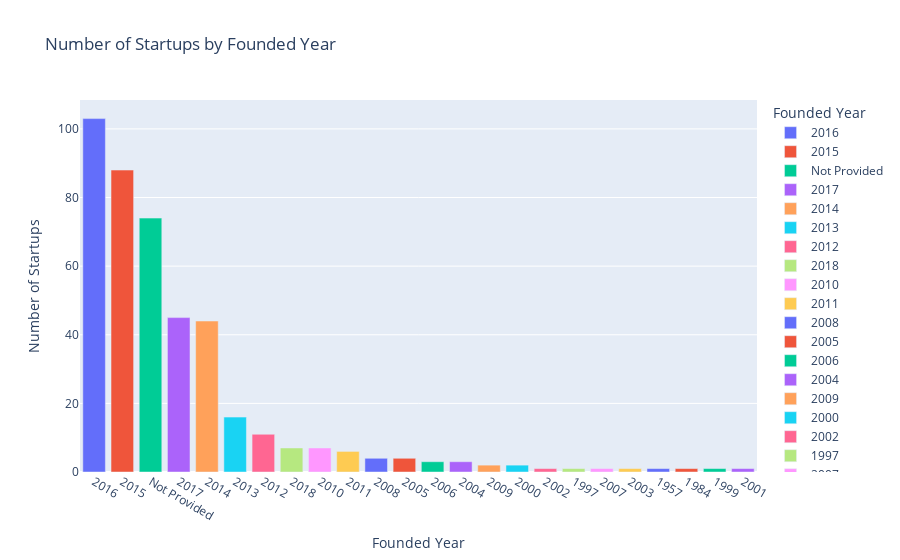

Notebook code cell kept with this figure:
### Code cell
import plotly.express as px

# Group startups by founded year and count the number of startups in each year
startup_year_counts = Startups['Founded Year'].value_counts().reset_index()
startup_year_counts.columns = ['Founded Year', 'Count']

# Create the Plotly graph
fig = px.bar(startup_year_counts, x='Founded Year', y='Count', title='Number of Startups by Founded Year', 
            labels={'Count': 'Number of Startups', 'Founded Year': 'Founded Year'}, 
            color='Founded Year', color_continuous_scale=px.colors.sequential.Viridis)

# Show the graph
fig.show()

### Figure 1 — Plotly figure (JSON) as saved in the notebook; plotly's stock layout.template omitted (floating-point values rounded to 4 significant figures)
{"data": [{"alignmentgroup": "True", "hovertemplate": "Founded Year=%{x}<br>Number of Startups=%{y}<extra></extra>", "legendgroup": "2016", "marker": {"color": "#636efa", "pattern": {"shape": ""}}, "name": "2016", "offsetgroup": "2016", "orientation": "v", "showlegend": true, "textposition": "auto", "type": "bar", "x": ["2016"], "xaxis": "x", "y": [103], "yaxis": "y"}, {"alignmentgroup": "True", "hovertemplate": "Founded Year=%{x}<br>Number of Startups=%{y}<extra></extra>", "legendgroup": "2015", "marker": {"color": "#EF553B", "pattern": {"shape": ""}}, "name": "2015", "offsetgroup": "2015", "orientation": "v", "showlegend": true, "textposition": "auto", "type": "bar", "x": ["2015"], "xaxis": "x", "y": [88], "yaxis": "y"}, {"alignmentgroup": "True", "hovertemplate": "Founded Year=%{x}<br>Number of Startups=%{y}<extra></extra>", "legendgroup": "Not Provided", "marker": {"color": "#00cc96", "pattern": {"shape": ""}}, "name": "Not Provided", "offsetgroup": "Not Provided", "orientation": "v", "showlegend": true, "textposition": "auto", "type": "bar", "x": ["Not Provided"], "xaxis": "x", "y": [74], "yaxis": "y"}, {"alignmentgroup": "True", "hovertemplate": "Founded Year=%{x}<br>Number of Startups=%{y}<extra></extra>", "legendgroup": "2017", "marker": {"color": "#ab63fa", "pattern": {"shape": ""}}, "name": "2017", "offsetgroup": "2017", "orientation": "v", "showlegend": true, "textposition": "auto", "type": "bar", "x": ["2017"], "xaxis": "x", "y": [45], "yaxis": "y"}, {"alignmentgroup": "True", "hovertemplate": "Founded Year=%{x}<br>Number of Startups=%{y}<extra></extra>", "legendgroup": "2014", "marker": {"color": "#FFA15A", "pattern": {"shape": ""}}, "name": "2014", "offsetgroup": "2014", "orientation": "v", "showlegend": true, "textposition": "auto", "type": "bar", "x": ["2014"], "xaxis": "x", "y": [44], "yaxis": "y"}, {"alignmentgroup": "True", "hovertemplate": "Founded Year=%{x}<br>Number of Startups=%{y}<extra></extra>", "legendgroup": "2013", "marker": {"color": "#19d3f3", "pattern": {"shape": ""}}, "name": "2013", "offsetgroup": "2013", "orientation": "v", "showlegend": true, "textposition": "auto", "type": "bar", "x": ["2013"], "xaxis": "x", "y": [16], "yaxis": "y"}, {"alignmentgroup": "True", "hovertemplate": "Founded Year=%{x}<br>Number of Startups=%{y}<extra></extra>", "legendgroup": "2012", "marker": {"color": "#FF6692", "pattern": {"shape": ""}}, "name": "2012", "offsetgroup": "2012", "orientation": "v", "showlegend": true, "textposition": "auto", "type": "bar", "x": ["2012"], "xaxis": "x", "y": [11], "yaxis": "y"}, {"alignmentgroup": "True", "hovertemplate": "Founded Year=%{x}<br>Number of Startups=%{y}<extra></extra>", "legendgroup": "2018", "marker": {"color": "#B6E880", "pattern": {"shape": ""}}, "name": "2018", "offsetgroup": "2018", "orientation": "v", "showlegend": true, "textposition": "auto", "type": "bar", "x": ["2018"], "xaxis": "x", "y": [7], "yaxis": "y"}, {"alignmentgroup": "True", "hovertemplate": "Founded Year=%{x}<br>Number of Startups=%{y}<extra></extra>", "legendgroup": "2010", "marker": {"color": "#FF97FF", "pattern": {"shape": ""}}, "name": "2010", "offsetgroup": "2010", "orientation": "v", "showlegend": true, "textposition": "auto", "type": "bar", "x": ["2010"], "xaxis": "x", "y": [7], "yaxis": "y"}, {"alignmentgroup": "True", "hovertemplate": "Founded Year=%{x}<br>Number of Startups=%{y}<extra></extra>", "legendgroup": "2011", "marker": {"color": "#FECB52", "pattern": {"shape": ""}}, "name": "2011", "offsetgroup": "2011", "orientation": "v", "showlegend": true, "textposition": "auto", "type": "bar", "x": ["2011"], "xaxis": "x", "y": [6], "yaxis": "y"}, {"alignmentgroup": "True", "hovertemplate": "Founded Year=%{x}<br>Number of Startups=%{y}<extra></extra>", "legendgroup": "2008", "marker": {"color": "#636efa", "pattern": {"shape": ""}}, "name": "2008", "offsetgroup": "2008", "orientation": "v", "showlegend": true, "textposition": "auto", "type": "bar", "x": ["2008"], "xaxis": "x", "y": [4], "yaxis": "y"}, {"alignmentgroup": "True", "hovertemplate": "Founded Year=%{x}<br>Number of Startups=%{y}<extra></extra>", "legendgroup": "2005", "marker": {"color": "#EF553B", "pattern": {"shape": ""}}, "name": "2005", "offsetgroup": "2005", "orientation": "v", "showlegend": true, "textposition": "auto", "type": "bar", "x": ["2005"], "xaxis": "x", "y": [4], "yaxis": "y"}, {"alignmentgroup": "True", "hovertemplate": "Founded Year=%{x}<br>Number of Startups=%{y}<extra></extra>", "legendgroup": "2006", "marker": {"color": "#00cc96", "pattern": {"shape": ""}}, "name": "2006", "offsetgroup": "2006", "orientation": "v", "showlegend": true, "textposition": "auto", "type": "bar", "x": ["2006"], "xaxis": "x", "y": [3], "yaxis": "y"}, {"alignmentgroup": "True", "hovertemplate": "Founded Year=%{x}<br>Number of Startups=%{y}<extra></extra>", "legendgroup": "2004", "marker": {"color": "#ab63fa", "pattern": {"shape": ""}}, "name": "2004", "offsetgroup": "2004", "orientation": "v", "showlegend": true, "textposition": "auto", "type": "bar", "x": ["2004"], "xaxis": "x", "y": [3], "yaxis": "y"}, {"alignmentgroup": "True", "hovertemplate": "Founded Year=%{x}<br>Number of Startups=%{y}<extra></extra>", "legendgroup": "2009", "marker": {"color": "#FFA15A", "pattern": {"shape": ""}}, "name": "2009", "offsetgroup": "2009", "orientation": "v", "showlegend": true, "textposition": "auto", "type": "bar", "x": ["2009"], "xaxis": "x", "y": [2], "yaxis": "y"}, {"alignmentgroup": "True", "hovertemplate": "Founded Year=%{x}<br>Number of Startups=%{y}<extra></extra>", "legendgroup": "2000", "marker": {"color": "#19d3f3", "pattern": {"shape": ""}}, "name": "2000", "offsetgroup": "2000", "orientation": "v", "showlegend": true, "textposition": "auto", "type": "bar", "x": ["2000"], "xaxis": "x", "y": [2], "yaxis": "y"}, {"alignmentgroup": "True", "hovertemplate": "Founded Year=%{x}<br>Number of Startups=%{y}<extra></extra>", "legendgroup": "2002", "marker": {"color": "#FF6692", "pattern": {"shape": ""}}, "name": "2002", "offsetgroup": "2002", "orientation": "v", "showlegend": true, "textposition": "auto", "type": "bar", "x": ["2002"], "xaxis": "x", "y": [1], "yaxis": "y"}, {"alignmentgroup": "True", "hovertemplate": "Founded Year=%{x}<br>Number of Startups=%{y}<extra></extra>", "legendgroup": "1997", "marker": {"color": "#B6E880", "pattern": {"shape": ""}}, "name": "1997", "offsetgroup": "1997", "orientation": "v", "showlegend": true, "textposition": "auto", "type": "bar", "x": ["1997"], "xaxis": "x", "y": [1], "yaxis": "y"}, {"alignmentgroup": "True", "hovertemplate": "Founded Year=%{x}<br>Number of Startups=%{y}<extra></extra>", "legendgroup": "2007", "marker": {"color": "#FF97FF", "pattern": {"shape": ""}}, "name": "2007", "offsetgroup": "2007", "orientation": "v", "showlegend": true, "textposition": "auto", "type": "bar", "x": ["2007"], "xaxis": "x", "y": [1], "yaxis": "y"}, {"alignmentgroup": "True", "hovertemplate": "Founded Year=%{x}<br>Number of Startups=%{y}<extra></extra>", "legendgroup": "2003", "marker": {"color": "#FECB52", "pattern": {"shape": ""}}, "name": "2003", "offsetgroup": "2003", "orientation": "v", "showlegend": true, "textposition": "auto", "type": "bar", "x": ["2003"], "xaxis": "x", "y": [1], "yaxis": "y"}, {"alignmentgroup": "True", "hovertemplate": "Founded Year=%{x}<br>Number of Startups=%{y}<extra></extra>", "legendgroup": "1957", "marker": {"color": "#636efa", "pattern": {"shape": ""}}, "name": "1957", "offsetgroup": "1957", "orientation": "v", "showlegend": true, "textposition": "auto", "type": "bar", "x": ["1957"], "xaxis": "x", "y": [1], "yaxis": "y"}, {"alignmentgroup": "True", "hovertemplate": "Founded Year=%{x}<br>Number of Startups=%{y}<extra></extra>", "legendgroup": "1984", "marker": {"color": "#EF553B", "pattern": {"shape": ""}}, "name": "1984", "offsetgroup": "1984", "orientation": "v", "showlegend": true, "textposition": "auto", "type": "bar", "x": ["1984"], "xaxis": "x", "y": [1], "yaxis": "y"}, {"alignmentgroup": "True", "hovertemplate": "Founded Year=%{x}<br>Number of Startups=%{y}<extra></extra>", "legendgroup": "1999", "marker": {"color": "#00cc96", "pattern": {"shape": ""}}, "name": "1999", "offsetgroup": "1999", "orientation": "v", "showlegend": true, "textposition": "auto", "type": "bar", "x": ["1999"], "xaxis": "x", "y": [1], "yaxis": "y"}, {"alignmentgroup": "True", "hovertemplate": "Founded Year=%{x}<br>Number of Startups=%{y}<extra></extra>", "legendgroup": "2001", "marker": {"color": "#ab63fa", "pattern": {"shape": ""}}, "name": "2001", "offsetgroup": "2001", "orientation": "v", "showlegend": true, "textposition": "auto", "type": "bar", "x": ["2001"], "xaxis": "x", "y": [1], "yaxis": "y"}], "layout": {"barmode": "relative", "legend": {"title": {"text": "Founded Year"}, "tracegroupgap": 0}, "title": {"text": "Number of Startups by Founded Year"}, "xaxis": {"anchor": "y", "categoryarray": ["2016", "2015", "Not Provided", "2017", "2014", "2013", "2012", "2018", "2010", "2011", "2008", "2005", "2006", "2004", "2009", "2000", "2002", "1997", "2007", "2003", "1957", "1984", "1999", "2001"], "categoryorder": "array", "domain": [0, 1], "title": {"text": "Founded Year"}}, "yaxis": {"anchor": "x", "domain": [0, 1], "title": {"text": "Number of Startups"}}}}
